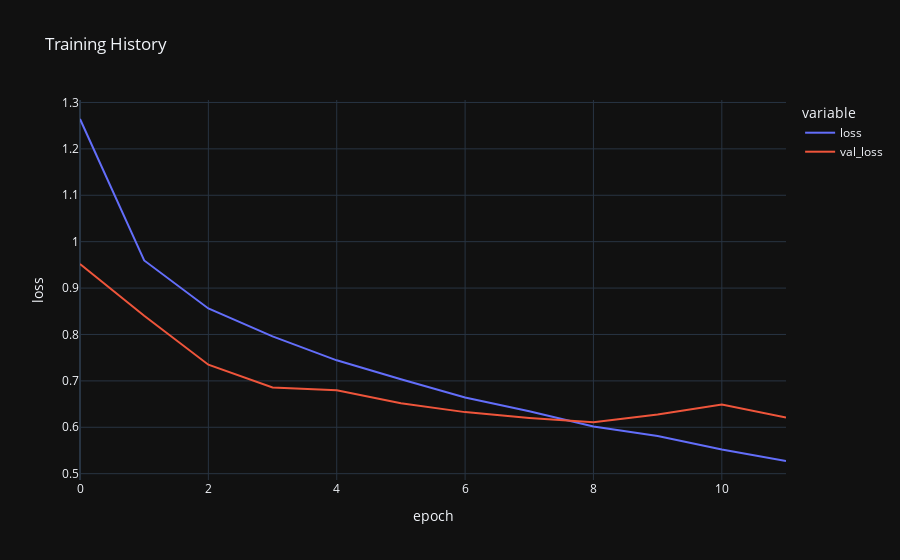

The notebook cell this image was saved under:
### Code cell
fig = px.line(
    history.history, y=['loss', 'val_loss'],
    labels={'index': 'epoch', 'value': 'loss'}, 
    title='Training History')
fig.show()

### Figure 1 — Plotly figure (JSON) as saved in the notebook; plotly's stock layout.template omitted (floating-point values rounded to 4 significant figures)
{"data": [{"hovertemplate": "variable=loss<br>epoch=%{x}<br>loss=%{y}<extra></extra>", "legendgroup": "loss", "line": {"color": "#636efa", "dash": "solid"}, "marker": {"symbol": "circle"}, "mode": "lines", "name": "loss", "orientation": "v", "showlegend": true, "x": [0, 1, 2, 3, 4, 5, 6, 7, 8, 9, 10, 11], "xaxis": "x", "y": [1.264, 0.9596, 0.856, 0.7958, 0.7443, 0.7034, 0.6643, 0.6347, 0.6016, 0.5814, 0.5522, 0.5273], "yaxis": "y", "type": "scatter"}, {"hovertemplate": "variable=val_loss<br>epoch=%{x}<br>loss=%{y}<extra></extra>", "legendgroup": "val_loss", "line": {"color": "#EF553B", "dash": "solid"}, "marker": {"symbol": "circle"}, "mode": "lines", "name": "val_loss", "orientation": "v", "showlegend": true, "x": [0, 1, 2, 3, 4, 5, 6, 7, 8, 9, 10, 11], "xaxis": "x", "y": [0.9519, 0.8404, 0.7348, 0.6856, 0.6796, 0.6518, 0.6327, 0.6202, 0.6107, 0.6276, 0.6491, 0.6212], "yaxis": "y", "type": "scatter"}], "layout": {"xaxis": {"anchor": "y", "domain": [0.0, 1.0], "title": {"text": "epoch"}}, "yaxis": {"anchor": "x", "domain": [0.0, 1.0], "title": {"text": "loss"}}, "legend": {"title": {"text": "variable"}, "tracegroupgap": 0}, "title": {"text": "Training History"}}}
